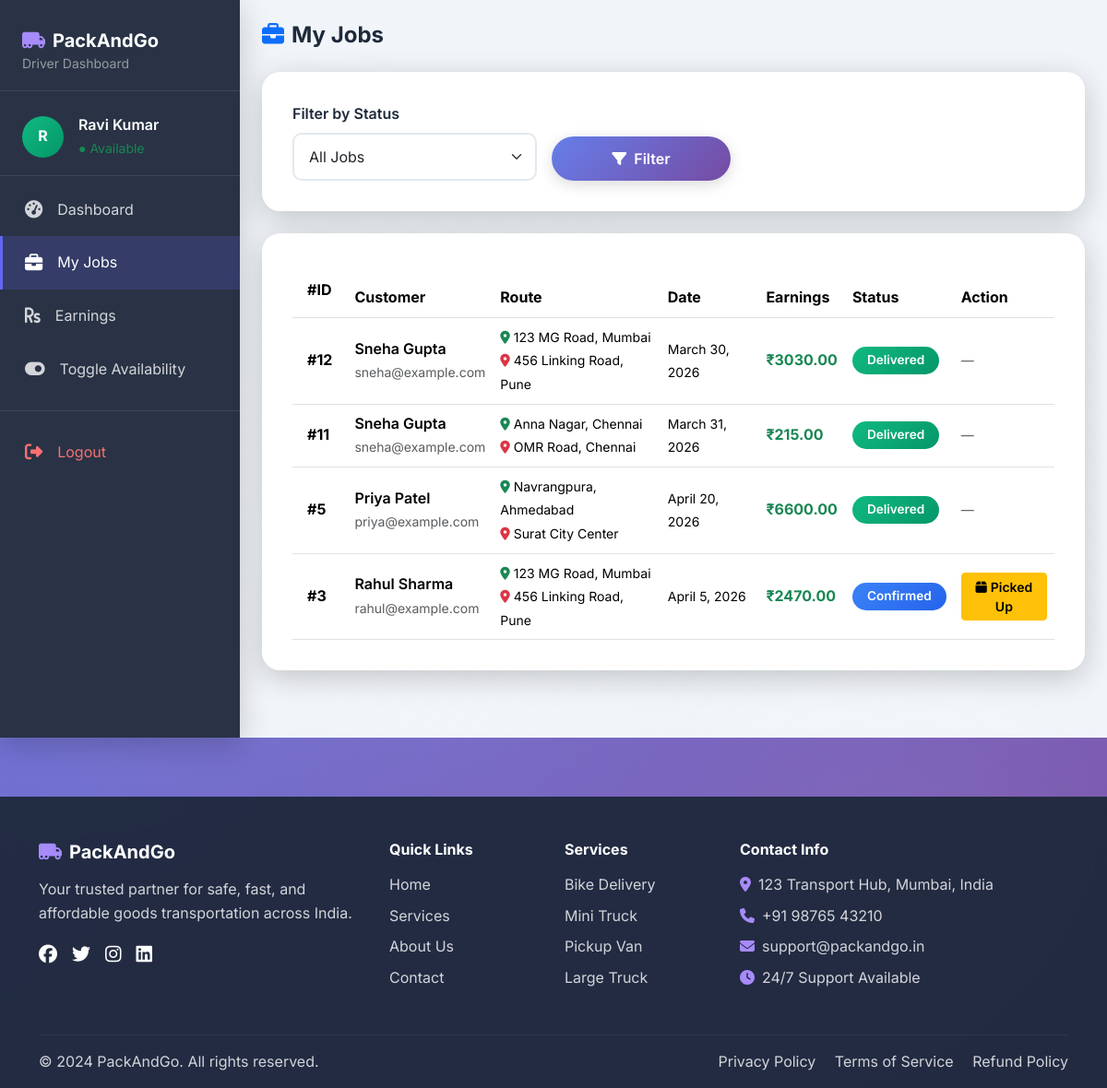
The page /driver/jobs/ (signed in) on the database as committed earlier.
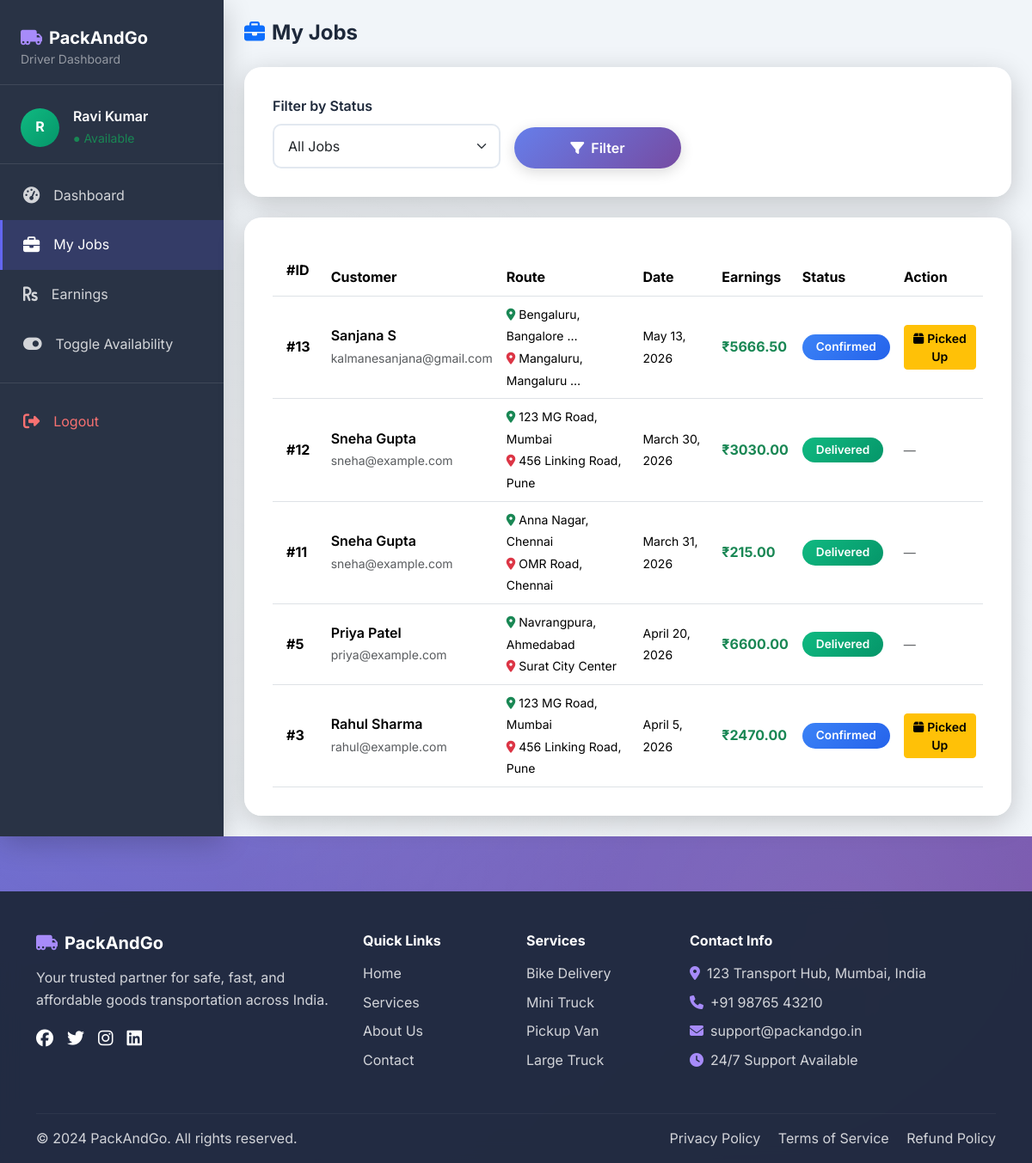
The same page on the database as committed later.
### core/models.py (models this page shows, shortened)
class Booking(models.Model):
    STATUS_CHOICES = [
        ('pending', 'Pending'),
        ('confirmed', 'Confirmed'),
        ('picked_up', 'Picked Up'),
        ('in_transit', 'In Transit'),
        ('delivered', 'Delivered'),
        ('cancelled', 'Cancelled'),
    ]
    user = models.ForeignKey(User, on_delete=models.CASCADE, related_name='bookings')
    driver = models.ForeignKey(Driver, on_delete=models.SET_NULL, null=True, blank=True, related_name='jobs')
    pickup_location = models.CharField(max_length=255)
    drop_location = models.CharField(max_length=255)
    pickup_city = models.CharField(max_length=100, blank=True)
    drop_city = models.CharField(max_length=100, blank=True)
    item_description = models.TextField()
    vehicle_type = models.CharField(max_length=20, choices=VEHICLE_CHOICES)
    booking_date = models.DateField()
    delivery_date = models.DateField(null=True, blank=True)
    status = models.CharField(max_length=20, choices=STATUS_CHOICES, default='pending')
    estimated_price = models.DecimalField(max_digits=10, decimal_places=2, default=0)
    distance_km = models.DecimalField(max_digits=8, decimal_places=2, default=0)
    item_image = models.ImageField(upload_to='bookings/', blank=True, null=True)
    special_instructions = models.TextField(blank=True)
    created_at = models.DateTimeField(auto_now_add=True)
    updated_at = models.DateTimeField(auto_now=True)
    class Meta:
        ordering = ['-created_at']

### core/views.py (the view)
# urls.py: path('driver/jobs/', views.driver_jobs, name='driver_jobs'),
@driver_required
def driver_jobs(request):
    driver = request.user.driver_profile
    jobs = Booking.objects.filter(driver=driver)
    status_filter = request.GET.get('status', '')
    if status_filter:
        jobs = jobs.filter(status=status_filter)
    paginator = Paginator(jobs, 10)
    page = request.GET.get('page', 1)
    jobs_page = paginator.get_page(page)
    return render(request, 'driver/jobs.html', {
        'jobs': jobs_page,
        'status_filter': status_filter,
        'driver': request.user.driver_profile,
    })

### core/views.py (called while the page is built)
def driver_required(view_func):
    @functools.wraps(view_func)
    def wrapper(request, *args, **kwargs):
        if not request.user.is_authenticated:
            return redirect('login')
        try:
            driver = request.user.driver_profile
            if driver.status != 'approved':
                messages.error(request, 'Your driver account is pending approval.')
                return redirect('login')
        except Driver.DoesNotExist:
            messages.error(request, 'Driver profile not found.')
            return redirect('login')
        return view_func(request, *args, **kwargs)
    return wrapper

### templates/driver/jobs.html (shortened to what the changed rows need)
{% extends 'base.html' %}
{% block content %}
<div class="d-flex" style="min-height: 100vh; background: #f1f5f9;">
    <div class="flex-grow-1 p-4">
        <div class="glass-card">
            {% if jobs %}
            <div class="table-responsive">
                <table class="table table-hover align-middle mb-0">
                    <thead style="background: linear-gradient(135deg, #667eea 0%, #764ba2 100%); color:white;">
                        <tr>
                            <th class="py-3 px-3">#ID</th>
                            <th>Customer</th>
                            <th>Route</th>
                            <th>Date</th>
                            <th>Earnings</th>
                            <th>Status</th>
                            <th>Action</th>
                        </tr>
                    </thead>
                    <tbody>
                        {% for job in jobs %}
                        <tr>
                            <td class="px-3"><strong>#{{ job.id }}</strong></td>
                            <td>
                                <div class="fw-semibold">{{ job.user.get_full_name|default:job.user.username }}</div>
                                <small class="text-muted">{{ job.user.email }}</small>
                            </td>
                            <td>
                                <small><i class="fas fa-map-marker-alt text-success me-1"></i>{{ job.pickup_location|truncatechars:22 }}</small><br>
                                <small><i class="fas fa-map-marker-alt text-danger me-1"></i>{{ job.drop_location|truncatechars:22 }}</small>
                            </td>
                            <td><small>{{ job.booking_date }}</small></td>
                            <td><strong class="text-success">₹{{ job.estimated_price }}</strong></td>
                            <td>
                                <span class="badge badge-{{ job.status }} badge-custom">
                                    {{ job.get_status_display }}
                                </span>
                            </td>
                            <td>
                                {% if job.status == 'confirmed' %}
                                    <button type="button"
                                        class="btn btn-sm btn-warning fw-semibold status-btn"
                                        data-job-id="{{ job.id }}"
                                        data-new-status="picked_up"
                                        data-label="Mark as Picked Up"
                                        data-icon="fas fa-box"
                                        data-color="warning">
                                        <i class="fas fa-box me-1"></i>Picked Up
                                    </button>
                                {% else %}
                                    <span class="text-muted small">—</span>
                                {% endif %}
                            </td>
                        </tr>
                        {% endfor %}
                    </tbody>
                </table>
            </div>
            {% else %}
            <div class="text-center py-5">
                <div style="font-size:4rem; opacity:0.3;">📋</div>
                <h5 class="text-muted mt-3">No jobs found</h5>
                <p class="text-muted">Try changing the filter or check back later.</p>
            </div>
            {% endif %}
        </div>
    </div>
</div>
{% endblock %}

Rows that differ between the two databases and show on the page:
added Booking: id "13", user.get_full_name "Sanjana S", user.email "kalmanesanjana@gmail.com", pickup_location "Bengaluru, Bangalore …", drop_location "Mangaluru, Mangaluru …", booking_date "May 13, 2026", estimated_price "5666.50", status "Confirmed"
